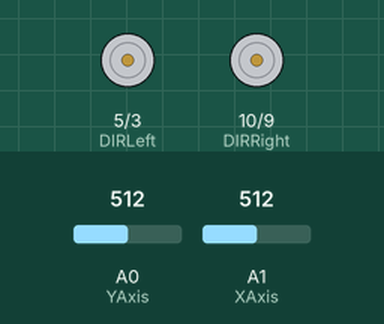
A sketch run on a simulated Arduino Uno, built with avr-gcc and run on an emulated ATmega328P. On the bench: direction and speed pins drawn as motors (green arrow = direction pin HIGH = forward, orange = LOW = backward, longer = more drive). Inputs (shaded band) come from the test bench; at power-on: A0 (YAxis) = 512, A1 (XAxis) = 512. What the sketch prints to the serial monitor is not drawn.

Above: at 1.2 s.
1.3 s: A0 (YAxis) set to 522
At 1.9 s:
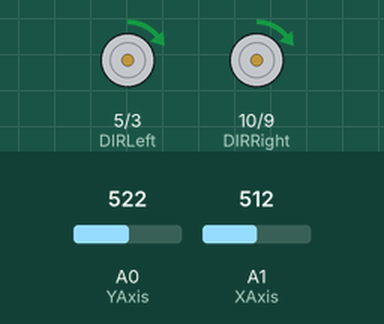
2.8 s: A1 (XAxis) set to 505
At 3.1 s:
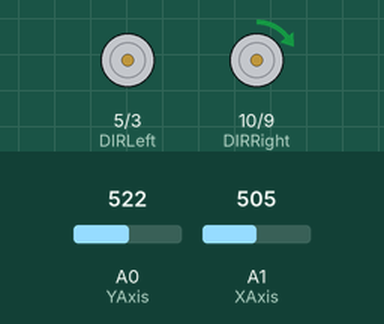
4.3 s: A0 (YAxis) set to 511
At 5.4 s:
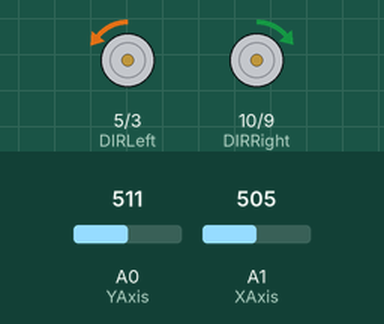
5.8 s: A1 (XAxis) set to 511
At 6.5 s:
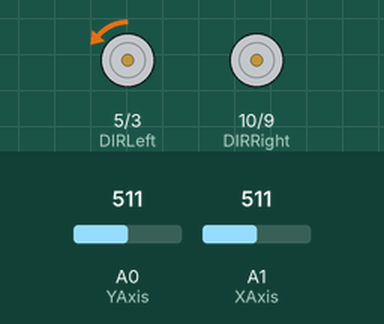
Timing chart, 0 to 8.3 s (numbered marks = the images above; inputs shaded):
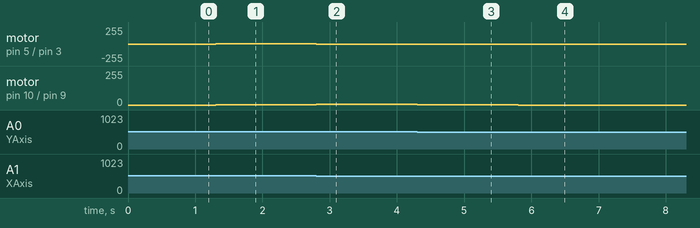

Measured:
- after the input at 1.3 s, motor on pin 5 (DIRLeft) / pin 3 (PWMLeft), motor on pin 10 (DIRRight) / pin 9 (PWMRight): stopped → forward 2/255 at once
- after the input at 2.8 s, motor on pin 5 (DIRLeft) / pin 3 (PWMLeft): forward 2/255 → stopped at once; motor on pin 10 (DIRRight) / pin 9 (PWMRight): forward 2/255 → forward 4/255 at once
- after the input at 4.3 s, motor on pin 5 (DIRLeft) / pin 3 (PWMLeft): stopped → backward 2/255 at once; motor on pin 10 (DIRRight) / pin 9 (PWMRight): forward 4/255 → forward 1/255 at once
- after the input at 5.8 s, motor on pin 5 (DIRLeft) / pin 3 (PWMLeft): backward 2/255 → backward 1/255 at once; motor on pin 10 (DIRRight) / pin 9 (PWMRight): forward 1/255 → stopped at once

The sketch:

Motor_Test.ino
```cpp
/*
 * The Saddle Main
 * 2021.08.31
 * The Saloon
 * Alex Lamey
 * Eric Suszerk
 * J.D. Herlehy
 * Octavio Daiz
 * To drive and control the saddle
 */

#define PWMLeft 3
#define PWMRight 9
#define DIRLeft 5
#define DIRRight 10
#define XAxis A1
#define YAxis A0

//Extra Vars Getting Defined
volatile int joyX;
volatile int joyXInvert;
volatile int joyY;
volatile int V;
volatile int W;
volatile int rightMotor;
volatile int leftMotor;
volatile int rightMotorD;
volatile int leftMotorD;

void setup() {
  Serial.begin(115200); //will be deleted after debugging is no longer needed

  //set up for motor controllers direction
  pinMode(OUTPUT, DIRLeft);
  pinMode(OUTPUT, DIRRight);

  //set up for axis
  pinMode(INPUT, XAxis);
  pinMode(INPUT, YAxis);

}

void loop() {
  //Get X and Y from the Joystick, do whatever scaling and calibrating you need to do based on your hardware.
  //Invert X

  //The input range and/or output range might need to be adjusted for range of stick movement + deadzone
  joyX = map(analogRead(XAxis), 0, 1023, -255, 255);
  joyXInvert = -joyX;

  joyY = map(analogRead(YAxis), 0, 1023, -255, 255);

  //Calculate R+L (Call it V): V =(100-ABS(X)) * (Y/100) + Y
  V = ((100 - abs(joyXInvert)) * (joyY / 100)) + joyY;

  //Calculate R-L (Call it W): W= (100-ABS(Y)) * (X/100) + X
  W = ((100 - abs(joyY)) * (joyXInvert / 100)) + joyXInvert;

  //Calculate R: R = (V+W) /2
  rightMotor = (V + W) / 2;

  //Calculate L: L= (V-W)/2
  leftMotor = (V - W) / 2;

  //The left and right motor may need to be scaled to get the proper power lvls out
  //eg. 5 doesn't make the motor move but 15 does. ^^ all percents ^
  //need a number to scale for pwm duty cycle and a direction for the motors
  //duty cycle comes from the abs value then scale the 0-100 to 0-255 (8 bit res)
  //direction comes from the sign of the value out (+ forward; - reverse)

  if(leftMotor > 0){
    leftMotorD = 255;
  } else {
    leftMotorD = 0;
  }

  if(rightMotor > 0){
    rightMotorD = 255;
  } else {
    rightMotorD = 0;
  }


  Serial.print(leftMotor);
  Serial.print(" ");
  Serial.print(rightMotor);
  Serial.print("**  **");
  Serial.print(joyX);
  Serial.print(" ");
  Serial.print(joyY);
  Serial.print("** **");
  Serial.print(leftMotorD);
  Serial.print(" ");
  Serial.println(rightMotorD);

  /*
  leftMotorD = 1;
  rightMotorD = 1;
  leftMotor = map(analogRead(XAxis), 0, 1023, 5, 255);
  rightMotor = map(analogRead(YAxis), 0, 1023,5, 255);
  */

  analogWrite(DIRLeft, leftMotorD);
  analogWrite(DIRRight, rightMotorD);
  analogWrite(PWMLeft, abs(leftMotor));
  analogWrite(PWMRight, abs(rightMotor));

}
```
